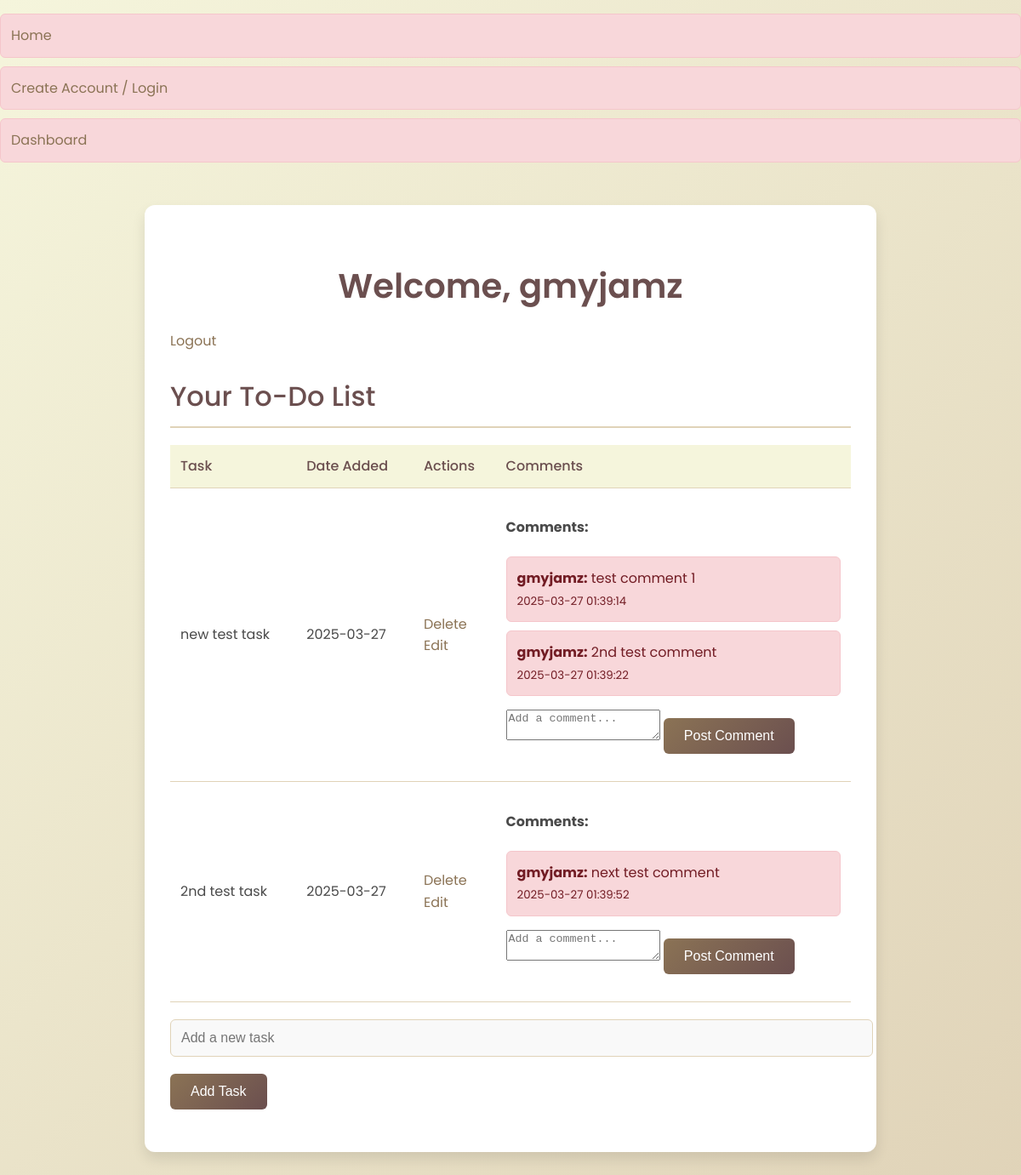
Page /dashboard (signed in) on the earlier database version.
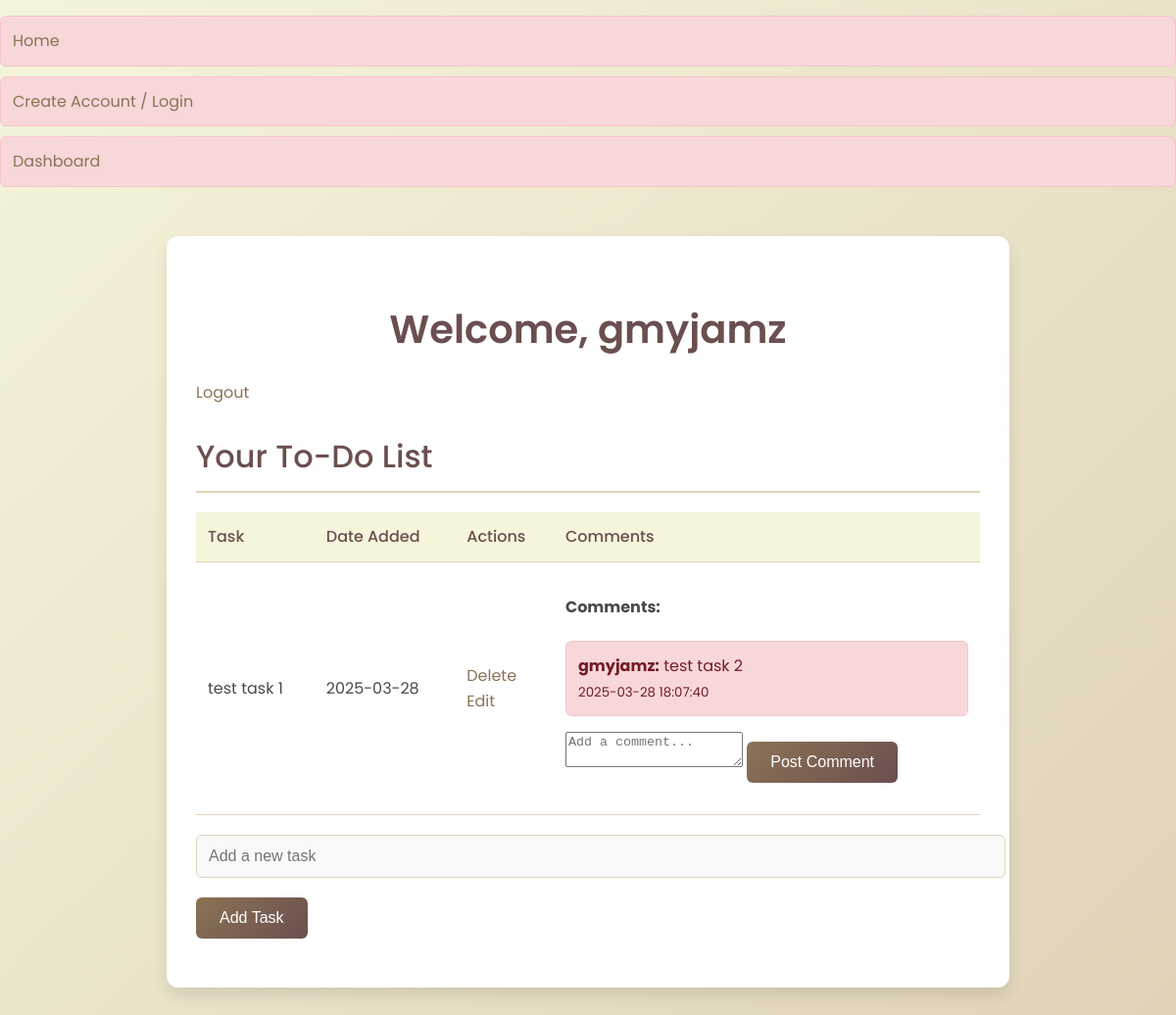
Same page on the later database version.
### app.py (models this page shows, shortened)
class User(db.Model):
    id = db.Column(db.Integer, primary_key=True)
    username = db.Column(db.String(50), nullable=False, unique=True)
    email = db.Column(db.String(100), nullable=False, unique=True)
    password_hash = db.Column(db.String(100), nullable=False)

class Todo(db.Model):
    id = db.Column(db.Integer, primary_key=True)
    content = db.Column(db.String(200), nullable=False)
    created = db.Column(db.DateTime, default=datetime.utcnow)
    user_id = db.Column(db.Integer, db.ForeignKey('user.id'), nullable=False)
    comments = db.relationship('Comment', backref='task', lazy=True, cascade="all, delete-orphan")

class Comment(db.Model):
    id = db.Column(db.Integer, primary_key=True)
    content = db.Column(db.String(500), nullable=False)
    created = db.Column(db.DateTime, default=datetime.utcnow)
    task_id = db.Column(db.Integer, db.ForeignKey('todo.id', ondelete='CASCADE'), nullable=False)
    user_id = db.Column(db.Integer, db.ForeignKey('user.id'), nullable=False)
    user = db.relationship('User', backref='comments')

### app.py (the view)
@app.route("/dashboard")
def dashboard():
    if "username" in session:
        user_id = session["user_id"]
        tasks = Todo.query.filter_by(user_id=user_id).all()
        for task in tasks:
            print(f"Task ID: {task.id}, Content: {task.content}, Created: {task.created}")
            for comment in task.comments:
                print(f" - Comment: {comment.content}, Created: {comment.created}")
        return render_template("dashboard.html", tasks=tasks)
    return redirect(url_for("home"))

### templates/dashboard.html (shortened to what this page needs)
{% extends 'base.html' %}
{% block body %}
<section class="App Content">
    <h1>Welcome, {{ session.username }}</h1>
    <a href="{{ url_for('logout') }}">Logout</a>
    <h2>Your To-Do List</h2>
    {% if tasks | length < 1 %}
        <h3>No current tasks. Please add a task below!</h3>
    {% else %}
        <table>
            <tr>
                <th>Task</th>
                <th>Date Added</th>
                <th>Actions</th>
                <th>Comments</th>
            </tr>
            {% for task in tasks %}
            <tr>
                <td>{{ task.content }}</td>
                <td>{{ task.created.strftime("%Y-%m-%d") }}</td>
                <td>
                    <a href="{{ url_for('delete_todo', id=task.id) }}">Delete</a>
                    <br>
                    <a href="{{ url_for('edit_todo', id=task.id) }}">Edit</a>
                </td>
                <td>
                    <div class="comments">
                        <h4>Comments:</h4>
                        {% if task.comments | length < 1 %}
                            <p>No comments yet. Be the first to comment!</p>
                        {% else %}
                            <ul>
                                {% for comment in task.comments %}
                                <li>
                                    <strong>{{ comment.user.username }}:</strong> {{ comment.content }}
                                    <br><small>{{ comment.created.strftime('%Y-%m-%d %H:%M:%S') }}</small>
                                </li>
                                {% endfor %}
                            </ul>
                        {% endif %}
                        <form action="{{ url_for('add_comment', task_id=task.id) }}" method="POST">
                            <textarea name="comment" placeholder="Add a comment..." required></textarea>
                            <button type="submit">Post Comment</button>
                        </form>
                    </div>
                </td>
            </tr>
            {% endfor %}
        </table>
    {% endif %}
    <form action="{{ url_for('add_todo') }}" method="POST">
        <input type="text" name="content" placeholder="Add a new task" required>
        <button type="submit">Add Task</button>
    </form>
</section>
{% endblock %}

### templates/base.html (shortened to what this page needs)
<!DOCTYPE html>
<html lang="en">
<head>
    <link rel="stylesheet" href="{{ url_for('static', filename='styles.css') }}">
</head>
<body>
     <nav>
        <ul>
            <li><a href="{{ url_for('home') }}">Home</a></li>
            <li><a href="{{ url_for('home') }}">Create Account / Login</a></li>
            <li><a href="{{ url_for('dashboard') }}">Dashboard</a></li>
        </ul>
    </nav>
    {% block body %}{% endblock %}
</body>
</html>

### static/styles.css (style rules this page uses)
body { font-family: 'Poppins', sans-serif; background: linear-gradient(135deg, #f5f5dc, #e0d3b8); color: #4a4a4a; margin: 0; padding: 0; line-height: 1.6; }
.App { max-width: 800px; margin: 50px auto; padding: 30px; background-color: #fff; border-radius: 12px; box-shadow: 0 8px 16px rgba(0, 0, 0, 0.1); }
h1, h2, h3 { color: #6b4f4f; margin-bottom: 20px; }
h1 { font-size: 2.5rem; text-align: center; font-weight: 600; }
h2 { font-size: 2rem; border-bottom: 2px solid #e0d3b8; padding-bottom: 10px; font-weight: 500; }
a { color: #8b7355; text-decoration: none; transition: color 0.3s ease; }
input[type="text"], input[type="password"] { width: 100%; padding: 12px; margin-bottom: 20px; border: 1px solid #e0d3b8; border-radius: 6px; font-size: 1rem; color: #4a4a4a; background-color: #f9f9f9; transition: border-color 0.3s ease, box-shadow 0.3s ease; }
input[type="submit"], button { background: linear-gradient(135deg, #8b7355, #6b4f4f); color: #fff; border: none; padding: 12px 24px; border-radius: 6px; font-size: 1rem; cursor: pointer; transition: transform 0.3s ease, box-shadow 0.3s ease; }
table { width: 100%; border-collapse: collapse; margin-bottom: 20px; }
th, td { padding: 12px; text-align: left; border-bottom: 1px solid #e0d3b8; }
th { background-color: #f5f5dc; color: #6b4f4f; font-weight: 500; }
form { margin-bottom: 20px; }
ul { list-style-type: none; padding: 0; }
ul li { background-color: #f8d7da; color: #721c24; padding: 12px; margin-bottom: 10px; border-radius: 6px; border: 1px solid #f5c6cb; transition: transform 0.3s ease; }

Differences in the rows shown:
removed Todo: content "new test task", created "2025-03-27", Comment (user.username "gmyjamz", content "2nd test comment", created "2025-03-27 01:39:22")
removed Comment: user.username "gmyjamz", content "test comment 1", created "2025-03-27 01:39:14", shown under "new test task"
changed Todo: loses Comment (user.username "gmyjamz", content "next test comment", created "2025-03-27 01:39:52"); content "2nd test task" → "test task 1"; created "2025-03-27" → "2025-03-28"; gains Comment (user.username "gmyjamz", content "test task 2", created "2025-03-28 18:07:40")
